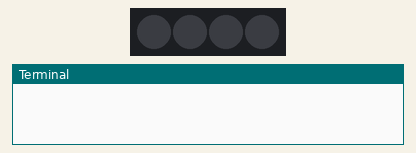
The program below on a simulated Raspberry Pi (BCM pin numbers) with a GrovePi. Shown: 4 RGB LEDs in strip order, left to right, the last lines printed to the terminal. At 5.4 s the program stops and its outputs stay as they are.

Above: at 0.1 s.
At 1.7 s:
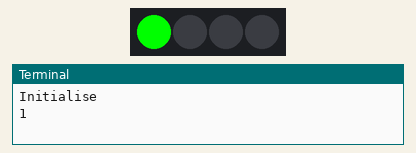
At 2.6 s:
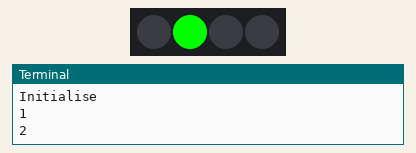
At 3.5 s:
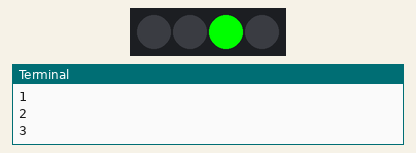
At 4.4 s:
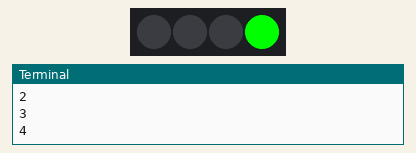
Timing chart, 0 to 6.4 s (numbered marks = the images above):
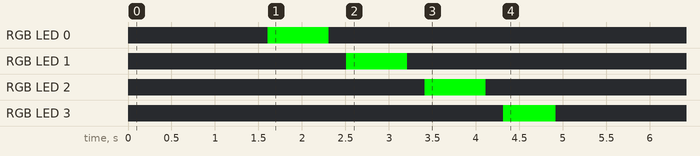

The program:

individual_led_control.py
```python
#!/usr/bin/env python
#
# GrovePi Example for using the Grove Chainable RGB LED (http://www.seeedstudio.com/wiki/Grove_-_Chainable_RGB_LED)
#
# The GrovePi connects the Raspberry Pi and Grove sensors.  You can learn more about GrovePi here:  http://www.dexterindustries.com/GrovePi
#
# Have a question about this example?  Ask on the forums here:  http://www.dexterindustries.com/forum/?forum=grovepi
#
'''
## License

The MIT License (MIT)

GrovePi for the Raspberry Pi: an open source platform for connecting Grove Sensors to the Raspberry Pi.
Copyright (C) 2017  Dexter Industries

Permission is hereby granted, free of charge, to any person obtaining a copy
of this software and associated documentation files (the "Software"), to deal
in the Software without restriction, including without limitation the rights
to use, copy, modify, merge, publish, distribute, sublicense, and/or sell
copies of the Software, and to permit persons to whom the Software is
furnished to do so, subject to the following conditions:

The above copyright notice and this permission notice shall be included in
all copies or substantial portions of the Software.

THE SOFTWARE IS PROVIDED "AS IS", WITHOUT WARRANTY OF ANY KIND, EXPRESS OR
IMPLIED, INCLUDING BUT NOT LIMITED TO THE WARRANTIES OF MERCHANTABILITY,
FITNESS FOR A PARTICULAR PURPOSE AND NONINFRINGEMENT. IN NO EVENT SHALL THE
AUTHORS OR COPYRIGHT HOLDERS BE LIABLE FOR ANY CLAIM, DAMAGES OR OTHER
LIABILITY, WHETHER IN AN ACTION OF CONTRACT, TORT OR OTHERWISE, ARISING FROM,
OUT OF OR IN CONNECTION WITH THE SOFTWARE OR THE USE OR OTHER DEALINGS IN
THE SOFTWARE.
'''

import time
import grovepi

# Connect first LED in Chainable RGB LED chain to digital port D7
# In: CI,DI,VCC,GND
# Out: CO,DO,VCC,GND
pin = 7

# I have 10 LEDs connected in series with the first connected to the GrovePi and the last not connected
# First LED input socket connected to GrovePi, output socket connected to second LED input and so on
numleds = 4     #If you only plug 1 LED, change 10 to 1

grovepi.pinMode(pin,"OUTPUT")
time.sleep(1)

# Chainable RGB LED methods
# grovepi.storeColor(red, green, blue)
# grovepi.chainableRgbLed_init(pin, numLeds)
# grovepi.chainableRgbLed_test(pin, numLeds, testColor)
# grovepi.chainableRgbLed_pattern(pin, pattern, whichLed)
# grovepi.chainableRgbLed_modulo(pin, offset, divisor)
# grovepi.chainableRgbLed_setLevel(pin, level, reverse)

# test colors used in grovepi.chainableRgbLed_test()
testColorBlack = 0   # 0b000 #000000
testColorBlue = 1    # 0b001 #0000FF
testColorGreen = 2   # 0b010 #00FF00
testColorCyan = 3    # 0b011 #00FFFF
testColorRed = 4     # 0b100 #FF0000
testColorMagenta = 5 # 0b101 #FF00FF
testColorYellow = 6  # 0b110 #FFFF00
testColorWhite = 7   # 0b111 #FFFFFF

# patterns used in grovepi.chainableRgbLed_pattern()
thisLedOnly = 0
allLedsExceptThis = 1
thisLedAndInwards = 2
thisLedAndOutwards = 3

sleep_time=0.5

#Turns off the led specified by led_num
def turn_off_led(led_num):
    grovepi.storeColor(0,0,0)
    time.sleep(.1)
    grovepi.chainableRgbLed_pattern(pin, thisLedOnly, led_num)
    time.sleep(.1)

#Turns on the led specified by led_num to color set by r,g,b
def turn_on_led(led_num,r,g,b):
    grovepi.storeColor(r,g,b)
    time.sleep(.1)
    grovepi.chainableRgbLed_pattern(pin, thisLedOnly, led_num)
    time.sleep(.1)

try:

    print("Initialise")

    # init chain of leds
    grovepi.chainableRgbLed_init(pin, numleds)
    time.sleep(.5)

    print("1")
    # turn on led at 0
    turn_on_led(0,0,255,0)
    time.sleep(sleep_time)

    # turn on led at 1
    print("2")
    turn_off_led(0)
    turn_on_led(1,0,255,0)
    time.sleep(sleep_time)

    # turn on led at 2
    print("3")
    turn_off_led(1)
    turn_on_led(2,0,255,0)
    time.sleep(sleep_time)

    # turn on led at 3
    print("4")
    turn_off_led(2)
    turn_on_led(3,0,255,0)
    time.sleep(sleep_time)

    # turn off all
    print("Off")
    grovepi.chainableRgbLed_test(pin, numleds, testColorBlack)
    time.sleep(sleep_time)
except KeyboardInterrupt:
    # reset (all off)
    grovepi.chainableRgbLed_test(pin, numleds, testColorBlack)
except IOError:
    print ("Error")
```

Measured:
- by itself, RGB LED 0: off → RGB(0, 255, 0) at 1.6 s, → off 0.70 s later
- by itself, RGB LED 1: off → RGB(0, 255, 0) at 2.5 s, → off 0.70 s later
- by itself, RGB LED 2: off → RGB(0, 255, 0) at 3.4 s, → off 0.70 s later
- by itself, RGB LED 3: off → RGB(0, 255, 0) at 4.3 s, → off 0.60 s later
